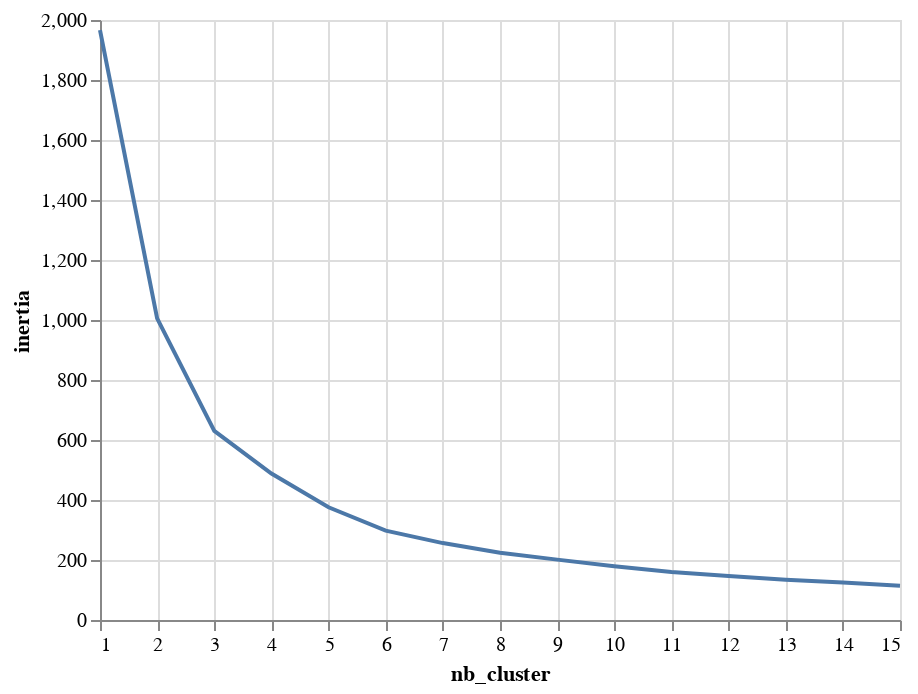

Write notebook code for a chart like this one.
### Markdown cell above
**Plotting a line chart to show inertia scores**

### Code cell
#Storing inertia scores in a new column
cluster_df['inertia'] = inertia_list

#Plotting a line chart showing inertia scores
alt.Chart(cluster_df).mark_line().encode(alt.X('nb_cluster'), alt.Y('inertia'))

### Figure 1 — Vega-Lite specification as saved in the notebook (floating-point values rounded to 4 significant figures)
{"config": {"view": {"continuousWidth": 400, "continuousHeight": 300}}, "data": {"name": "data-8b8de7d571bb04eb1c8bf8661fd98fd6"}, "mark": "line", "encoding": {"x": {"field": "nb_cluster", "type": "quantitative"}, "y": {"field": "inertia", "type": "quantitative"}}, "$schema": "https://vega.github.io/schema/vega-lite/v4.17.0.json", "datasets": {"data-8b8de7d571bb04eb1c8bf8661fd98fd6": [{"nb_cluster": 1, "inertia": 1966.0}, {"nb_cluster": 2, "inertia": 1006.0}, {"nb_cluster": 3, "inertia": 630.3}, {"nb_cluster": 4, "inertia": 488.3}, {"nb_cluster": 5, "inertia": 375.6}, {"nb_cluster": 6, "inertia": 297.8}, {"nb_cluster": 7, "inertia": 256.4}, {"nb_cluster": 8, "inertia": 224.2}, {"nb_cluster": 9, "inertia": 201.3}, {"nb_cluster": 10, "inertia": 179.0}, {"nb_cluster": 11, "inertia": 160.3}, {"nb_cluster": 12, "inertia": 147.0}, {"nb_cluster": 13, "inertia": 134.6}, {"nb_cluster": 14, "inertia": 124.6}, {"nb_cluster": 15, "inertia": 114.6}]}}
